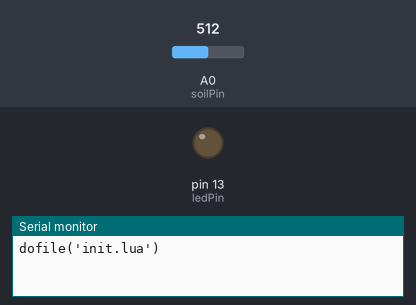
The sketch below on a simulated Arduino Uno, built with avr-gcc and run on an emulated ATmega328P. On the bench: output pins drawn as LEDs (lit = HIGH), the last lines printed to the serial monitor. The inputs (shaded band) are chosen by the test bench; at power-on: A0 (soilPin) = 512.

Above: at 1.5 s.
At 6.5 s:
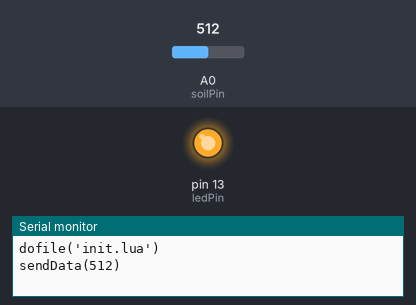
Timing chart, 0 to 13.0 s (numbered marks = the images above):
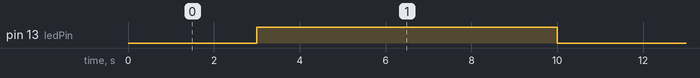

Measured:
- by itself, pin 13 (ledPin): alternates HIGH for 7.0 s and LOW for 3.0 s

The sketch:

probe.ino
```cpp
// Blinking led
int ledPin = 13;

// Analog input for soil moisture sensor.
int soilPin = A0;

void setup() {
  pinMode(ledPin, OUTPUT);
  pinMode(soilPin, INPUT);

  // Ensure NodeMCU runs init.lua on the ESP8266.
  // Debug: Figure out why sometimes does not work.
  Serial.begin(9600);
  Serial.println("dofile('init.lua')");
}

void loop() {
  digitalWrite(ledPin, LOW);
  String moisture = String(analogRead(soilPin));
  delay(3000);
  digitalWrite(ledPin, HIGH);

  // Call Lua's sendData() function
  Serial.println("sendData(" + moisture + ")");
  delay(7000);
}
```
